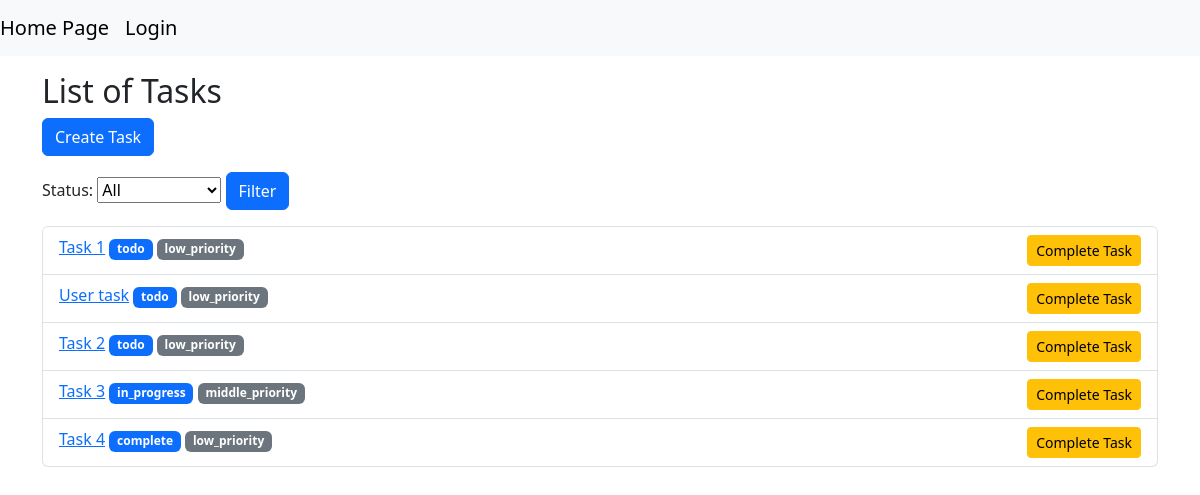
The page / on the database its author committed.
### tasks/models.py (models this page shows, shortened)
class Task(models.Model):
    STATUS_CHOICES = [
        ("todo", "TO DO"),
        ("in_progress", "IN PROGRESS"),
        ("complete",  "COMPLETE"),
    ]
    PRIORITY_CHOICES = [
        ("low_priority", "LOW PRIORITY"),
        ("middle_priority", "MIDDLE PRIORITY"),
        ("high_priority", "HIGH PRIORITY"),
    ]
    title = models.CharField(max_length=255)
    description = models.TextField()
    status = models.CharField(max_length=20, choices=STATUS_CHOICES)
    priority = models.CharField(max_length=20, choices=PRIORITY_CHOICES)
    end_time = models.DateField(null=True, blank=True)
    creator = models.ForeignKey(User, on_delete=models.CASCADE)

### tasks/views.py (the view)
# urls.py: path("", views.TaskListView.as_view(), name="task-list"),
class TaskListView(ListView):
    model = models.Task
    context_object_name = "tasks"
    template_name = "tasks/task_list.html"
    def get_queryset(self):
        queryset = super().get_queryset()
        status = self.request.GET.get("status", "")
        if status:
            queryset = queryset.filter(status=status)
        return queryset
    def get_context_data(self, **kwargs):
        context = super().get_context_data(**kwargs)
        context["form"] = TaskFilterForm(self.request.GET)
        return context

### tasks/forms.py
class TaskFilterForm(forms.Form):
    STATUS_CHOICES = [
        ("", "All"),
        ("todo", "TO DO"),
        ("in_progress", "IN PROGRESS"),
        ("complete", "COMPLETE"),
    ]
    status = forms.ChoiceField(choices=STATUS_CHOICES, required=False, label="Status")

### templates/tasks/task_list.html (shortened to what this page needs)
{% extends 'base.html' %}
{% block content %}
<div class="container mt-3">
    <h2>List of Tasks</h2>
    <a href="{% url 'task-create' %}" class="btn btn-primary mb-3">Create Task</a>
    <br>
    <form class="form-inline mb-3" method="get">
        {{ form.status.label_tag}}
        {{ form.status }}
        <button type="submit" class="btn btn-primary ml-2">Filter</button>
    </form>
    <ul class="list-group">
        {% for task in tasks %}
        <li class="list-group-item d-flex justify-content-between align-item-center">
            <div>
                <a href="{% url 'task-detail' task.pk %}">{{ task.title}}</a>
                <span class="badge text-bg-primary">{{ task.status }}</span>
                <span class="badge text-bg-secondary">{{ task.priority }}</span>
            </div>
            <form action="{% url 'task-complete' task.pk %}" method="post">
                <button type="submit" class="btn btn-warning btn-sm">Complete Task</button>
            </form>
        </li>
        {% empty %}
        <li class="list-group-item">No tasks</li>
        {% endfor %}
    </ul>
</div>
{% endblock %}

### rows shown on the page
Task: title "Task 1", status "todo", priority "low_priority"
Task: title "User task", status "todo", priority "low_priority"
Task: title "Task 2", status "todo", priority "low_priority"
Task: title "Task 3", status "in_progress", priority "middle_priority"
Task: title "Task 4", status "complete", priority "low_priority"
